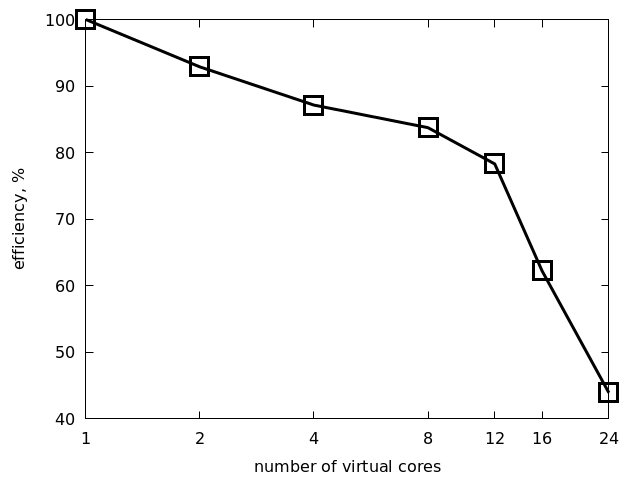

This chart was generated by the following gnuplot code:
set term pngcairo monochrome
set log x
set output "weak.png"
set xlabel "number of virtual cores"
set ylabel "efficiency, %"
set key bottom left

plot \
"<awk '{t[$1] = $2; print $1, 100 * t[1]/$2}' bio/weak.24" u 1:2:xtic(1) w lp pt 4 ps 3 lw 3 t "draws per core: 24"
